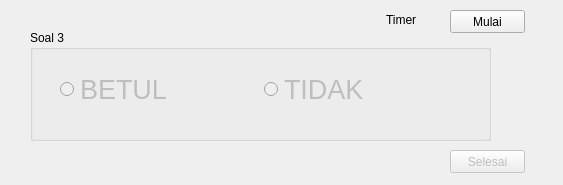
<?xml version="1.0" encoding="UTF-8"?>
<ui version="4.0">
 <class>Form</class>
 <widget class="QWidget" name="Form">
  <property name="geometry">
   <rect>
    <x>0</x>
    <y>0</y>
    <width>563</width>
    <height>185</height>
   </rect>
  </property>
  <property name="windowTitle">
   <string>Form</string>
  </property>
  <widget class="QGroupBox" name="groupBox">
   <property name="geometry">
    <rect>
     <x>30</x>
     <y>30</y>
     <width>461</width>
     <height>111</height>
    </rect>
   </property>
   <property name="title">
    <string>Soal 3</string>
   </property>
   <widget class="QWidget" name="horizontalLayoutWidget">
    <property name="geometry">
     <rect>
      <x>30</x>
      <y>20</y>
      <width>401</width>
      <height>80</height>
     </rect>
    </property>
    <layout class="QHBoxLayout" name="horizontalLayout">
     <item>
      <widget class="QRadioButton" name="radioButton">
       <property name="enabled">
        <bool>false</bool>
       </property>
       <property name="font">
        <font>
         <pointsize>20</pointsize>
        </font>
       </property>
       <property name="text">
        <string>BETUL</string>
       </property>
      </widget>
     </item>
     <item>
      <widget class="QRadioButton" name="radioButton_2">
       <property name="enabled">
        <bool>false</bool>
       </property>
       <property name="font">
        <font>
         <pointsize>20</pointsize>
        </font>
       </property>
       <property name="text">
        <string>TIDAK</string>
       </property>
      </widget>
     </item>
    </layout>
   </widget>
  </widget>
  <widget class="QLabel" name="ttimer">
   <property name="geometry">
    <rect>
     <x>386</x>
     <y>10</y>
     <width>51</width>
     <height>20</height>
    </rect>
   </property>
   <property name="text">
    <string>Timer</string>
   </property>
  </widget>
  <widget class="QPushButton" name="nextEx">
   <property name="enabled">
    <bool>false</bool>
   </property>
   <property name="geometry">
    <rect>
     <x>450</x>
     <y>150</y>
     <width>75</width>
     <height>23</height>
    </rect>
   </property>
   <property name="text">
    <string>Selesai</string>
   </property>
  </widget>
  <widget class="QPushButton" name="startEx">
   <property name="geometry">
    <rect>
     <x>450</x>
     <y>10</y>
     <width>75</width>
     <height>23</height>
    </rect>
   </property>
   <property name="text">
    <string>Mulai</string>
   </property>
  </widget>
 </widget>
 <resources/>
 <connections/>
</ui>
